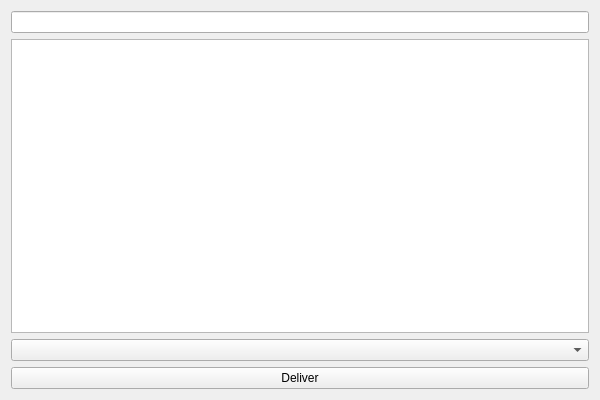
<?xml version="1.0" encoding="UTF-8"?>
<ui version="4.0">
 <class>GUIClass</class>
 <widget class="QWidget" name="GUIClass">
  <property name="geometry">
   <rect>
    <x>0</x>
    <y>0</y>
    <width>600</width>
    <height>400</height>
   </rect>
  </property>
  <property name="windowTitle">
   <string>GUI</string>
  </property>
  <layout class="QVBoxLayout" name="verticalLayout">
   <item>
    <widget class="QLineEdit" name="courier_zone_line_edit"/>
   </item>
   <item>
    <widget class="QListWidget" name="undelivered_packages_list"/>
   </item>
   <item>
    <widget class="QComboBox" name="streets_box"/>
   </item>
   <item>
    <widget class="QPushButton" name="deliver_push_button">
     <property name="text">
      <string>Deliver</string>
     </property>
    </widget>
   </item>
  </layout>
 </widget>
 <layoutdefault spacing="6" margin="11"/>
 <resources/>
 <connections/>
</ui>
